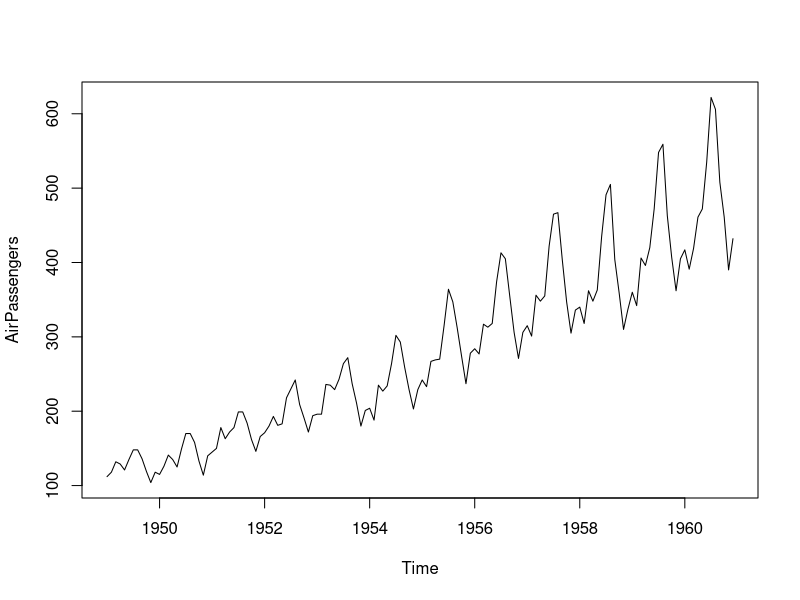
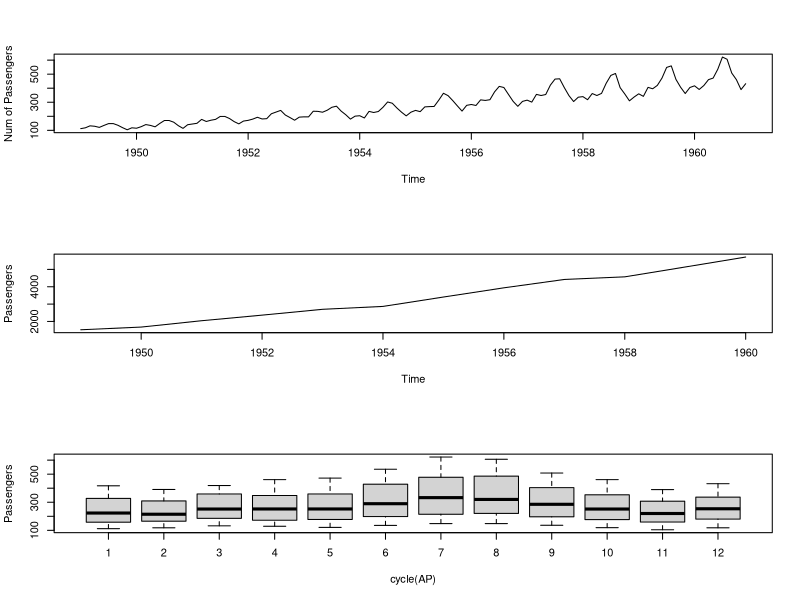
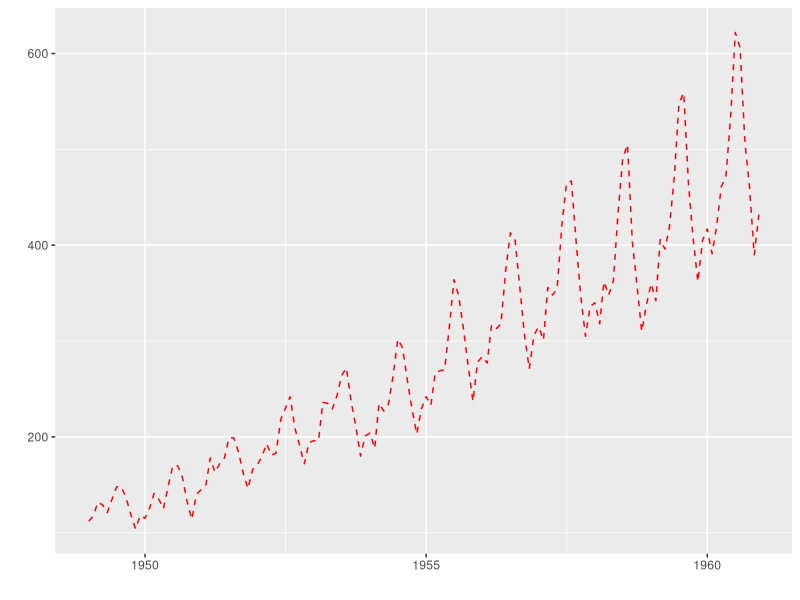
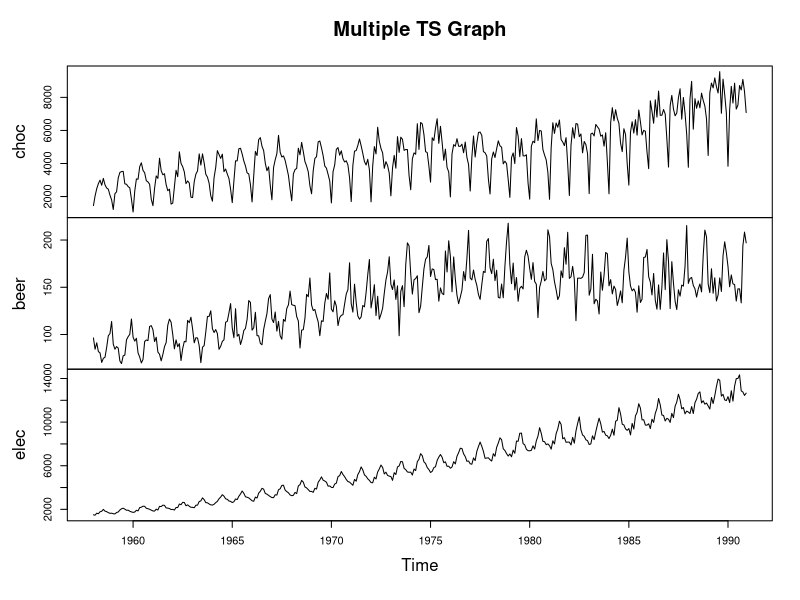
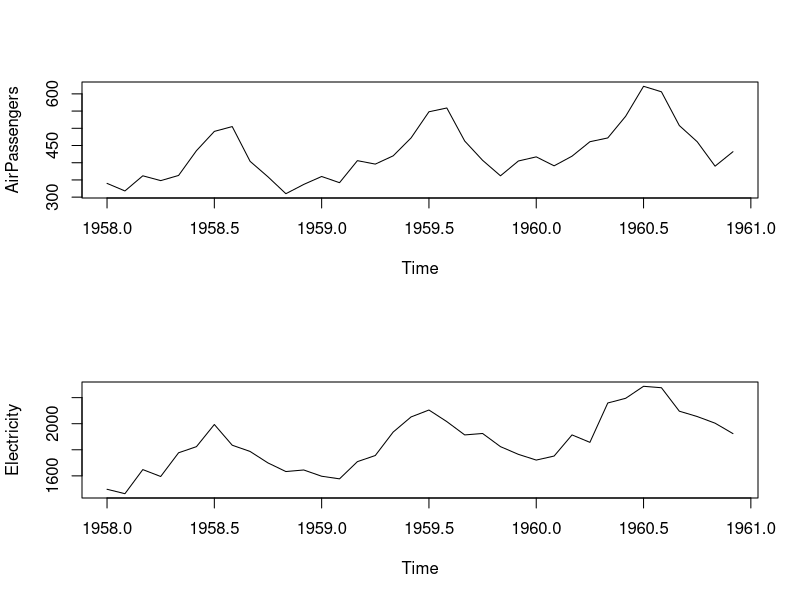
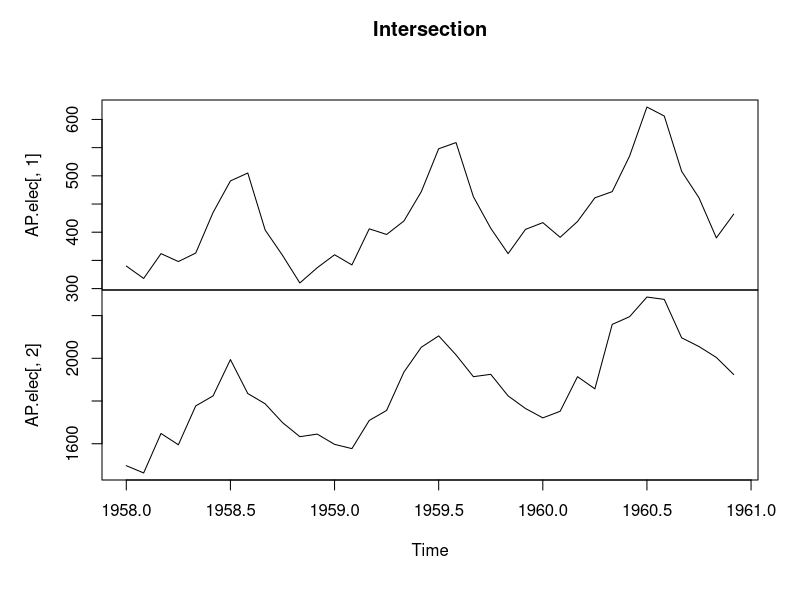
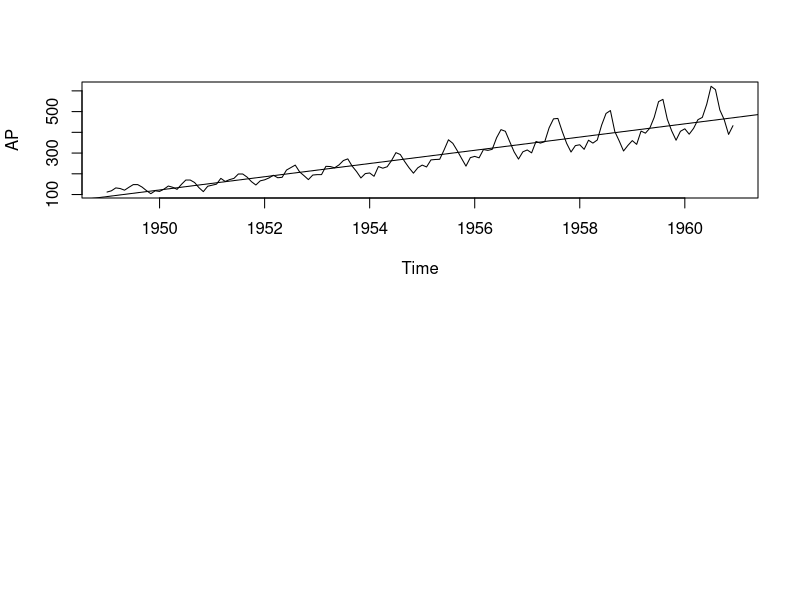
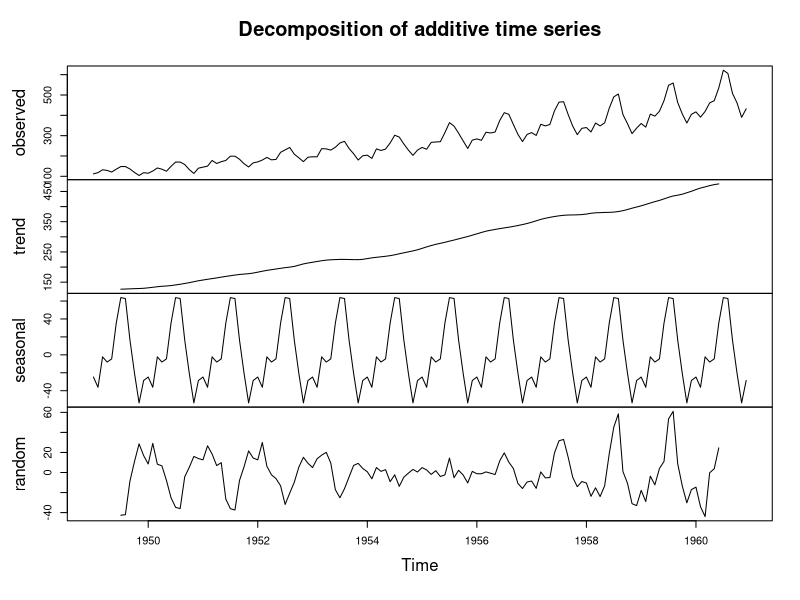

Here is the R script that generated these plots, in order:
library(forecast)
library(ggplot2)
library(ggfortify)

# 1. AirPassenger

## 1) data overview
plot(AirPassengers)
class(AirPassengers)

AP = AirPassengers
start(AP) 
end(AP)
frequency(AP)

## 2) graph
par(mfrow=c(3,1))
plot(AP, ylab='Num of Passengers', xlab='Time')
plot(aggregate(AP),ylab='Passengers') # monthly
boxplot(AP~cycle(AP),ylab='Passengers')

autoplot(AP,ts.colour='red',ts.linetype='dashed')



# 2. US unemployment
cbe = read.csv('cbe.csv')
class(cbe)
head(cbe)

choc = ts(cbe[,1],start=1958, frequency=12)
beer = ts(cbe[,2],start=1958, frequency=12)
elec = ts(cbe[,3],start=1958, frequency=12)

plot(cbind(choc,beer,elec), main='Multiple TS Graph')

# 3. Intersection between time series
AP.elec = ts.intersect(AP,elec)
start(AP.elec)

par(mfrow=c(2,1))
plot(AP.elec[,1], ylab='AirPassengers')
plot(AP.elec[,2], ylab='Electricity')

plot(cbind(AP.elec[,1],AP.elec[,2]), main='Intersection')

# 4. Trend & Seasonality

## 1) Trend
plot(AP)
ap.time = time(AP)
Reg= lm(AP~ap.time)
abline(Reg)

## 2) TS decomposition
decompose(AP)
plot(decompose(AP))
